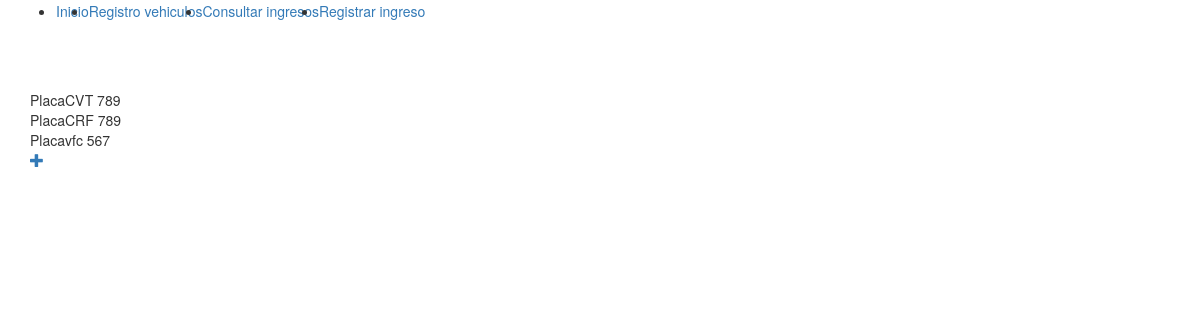
/listar/vehiculos, run on an earlier commit of the app's database.
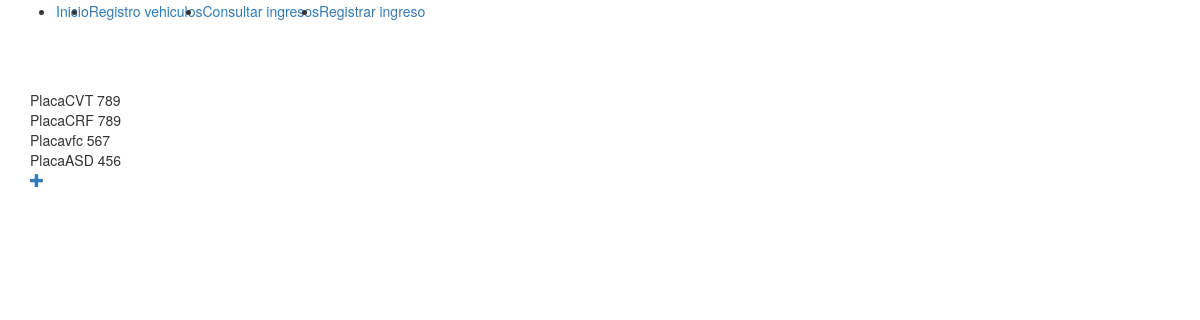
And on a later commit of the database.
### gestion/models.py (models this page shows, shortened)
class Vehiculo(models.Model):
    cliente = models.ForeignKey(Cliente, verbose_name='cliente', on_delete=models.CASCADE)
    cilindraje = models.CharField('Cilindraje', max_length=200, null=True, blank=True)
    tiempos = models.CharField('Tiempos', max_length=200, null=True, blank=True)
    placa = models.CharField('Placa', max_length=200)
    modelo = models.CharField('Modelo', max_length=200, null=True, blank=True)
    puertas = models.IntegerField('Puertas', null=True, blank=True)
    foto = models.FileField('Foto', null=True, blank=True)
    tipo = models.ForeignKey(TipoVehiculo, verbose_name='Tipo vehiculo', on_delete=models.CASCADE)

### gestion/views.py (the view)
# urls.py: path('listar/vehiculos', views.listar_vehiculos, name='listar_vehiculo'),
def listar_vehiculos(request):
    vehiculos = models.Vehiculo.objects.all()
    return render(request, 'gestion/lista_vehiculos.html',{'vehiculos':vehiculos})

### gestion/templates/gestion/lista_vehiculos.html
{% extends 'gestion/base.html' %}
{% block content %}
    <br>
    <table>
        {% for vehiculo in vehiculos %}
        <tr>
            <td>
                Placa
            </td>
            <td>
                {{vehiculo.placa}}
            </td>
        </tr>
        {% endfor %}
    </table>
    <a href="{% url 'nuevo_vehiculo' %}" class="top-menu"><span class="glyphicon glyphicon-plus"></span></a>
</body>
{% endblock content %}

### gestion/templates/gestion/base.html (shortened to what this page needs)
{% load static %}
<!DOCTYPE html>
<html lang="en">
    <head>
        <link rel="stylesheet" href="https://maxcdn.bootstrapcdn.com/bootstrap/3.3.7/css/bootstrap.min.css">
        <link rel="stylesheet" type="text/css" href="{% static 'css/bootstrap-datetimepicker.min.css' %}">
      </head>
      <body>
        <nav class="navbar navbar-expand-lg navbar-light bg-light">
            <div class="collapse navbar-collapse" id="navbarSupportedContent">
              <ul class="navbar-nav mr-auto">
                <li class="nav-item active">
                  <a class="nav-link" href="#">Inicio <span class="sr-only">(current)</span></a>
                </li>
                <li class="nav-item">
                  <a class="nav-link" href="{% url 'nuevo_vehiculo' %}">Registro vehiculos</a>
                </li>
                <li class="nav-item">
                    <a class="nav-link" href="{% url 'consultar_ingresos' %}">Consultar ingresos</a>
                  </li>
                  <li class="nav-item">
                    <a class="nav-link" href="{% url 'registrar_ingreso' %}">Registrar ingreso</a>
                  </li>
              </ul>
            </div>
          </nav>
          <div class="content container">
            <div class="row">
                <div class="col-md-8">
                {% block content %}
                {% endblock %}
  </body>
</html>

What changed in the data, as far as the page shows it:
added Vehiculo: placa "ASD 456"
